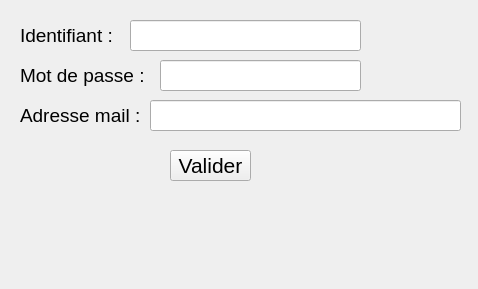
<?xml version="1.0" encoding="UTF-8"?>
<ui version="4.0">
 <class>Form</class>
 <widget class="QWidget" name="Form">
  <property name="geometry">
   <rect>
    <x>0</x>
    <y>0</y>
    <width>478</width>
    <height>289</height>
   </rect>
  </property>
  <property name="windowTitle">
   <string>Form</string>
  </property>
  <widget class="QLabel" name="label">
   <property name="geometry">
    <rect>
     <x>20</x>
     <y>20</y>
     <width>111</width>
     <height>31</height>
    </rect>
   </property>
   <property name="font">
    <font>
     <pointsize>14</pointsize>
    </font>
   </property>
   <property name="text">
    <string>Identifiant :</string>
   </property>
  </widget>
  <widget class="QLineEdit" name="lineEdit_identifiant">
   <property name="geometry">
    <rect>
     <x>130</x>
     <y>20</y>
     <width>231</width>
     <height>31</height>
    </rect>
   </property>
   <property name="font">
    <font>
     <pointsize>14</pointsize>
    </font>
   </property>
  </widget>
  <widget class="QLabel" name="label_2">
   <property name="geometry">
    <rect>
     <x>20</x>
     <y>60</y>
     <width>131</width>
     <height>31</height>
    </rect>
   </property>
   <property name="font">
    <font>
     <pointsize>14</pointsize>
    </font>
   </property>
   <property name="text">
    <string>Mot de passe :</string>
   </property>
  </widget>
  <widget class="QLineEdit" name="lineEdit_motDePasse">
   <property name="geometry">
    <rect>
     <x>160</x>
     <y>60</y>
     <width>201</width>
     <height>31</height>
    </rect>
   </property>
   <property name="font">
    <font>
     <pointsize>14</pointsize>
    </font>
   </property>
   <property name="echoMode">
    <enum>QLineEdit::Password</enum>
   </property>
  </widget>
  <widget class="QLabel" name="label_3">
   <property name="geometry">
    <rect>
     <x>20</x>
     <y>100</y>
     <width>131</width>
     <height>31</height>
    </rect>
   </property>
   <property name="font">
    <font>
     <pointsize>14</pointsize>
    </font>
   </property>
   <property name="text">
    <string>Adresse mail :</string>
   </property>
  </widget>
  <widget class="QLineEdit" name="lineEdit_email">
   <property name="geometry">
    <rect>
     <x>150</x>
     <y>100</y>
     <width>311</width>
     <height>31</height>
    </rect>
   </property>
   <property name="font">
    <font>
     <pointsize>14</pointsize>
    </font>
   </property>
  </widget>
  <widget class="QPushButton" name="bouton_valider">
   <property name="geometry">
    <rect>
     <x>170</x>
     <y>150</y>
     <width>81</width>
     <height>31</height>
    </rect>
   </property>
   <property name="font">
    <font>
     <pointsize>16</pointsize>
    </font>
   </property>
   <property name="text">
    <string>Valider</string>
   </property>
  </widget>
  <widget class="QLabel" name="label_message">
   <property name="geometry">
    <rect>
     <x>20</x>
     <y>200</y>
     <width>441</width>
     <height>71</height>
    </rect>
   </property>
   <property name="font">
    <font>
     <pointsize>14</pointsize>
    </font>
   </property>
   <property name="text">
    <string/>
   </property>
   <property name="alignment">
    <set>Qt::AlignCenter</set>
   </property>
   <property name="wordWrap">
    <bool>true</bool>
   </property>
  </widget>
 </widget>
 <resources/>
 <connections/>
</ui>
